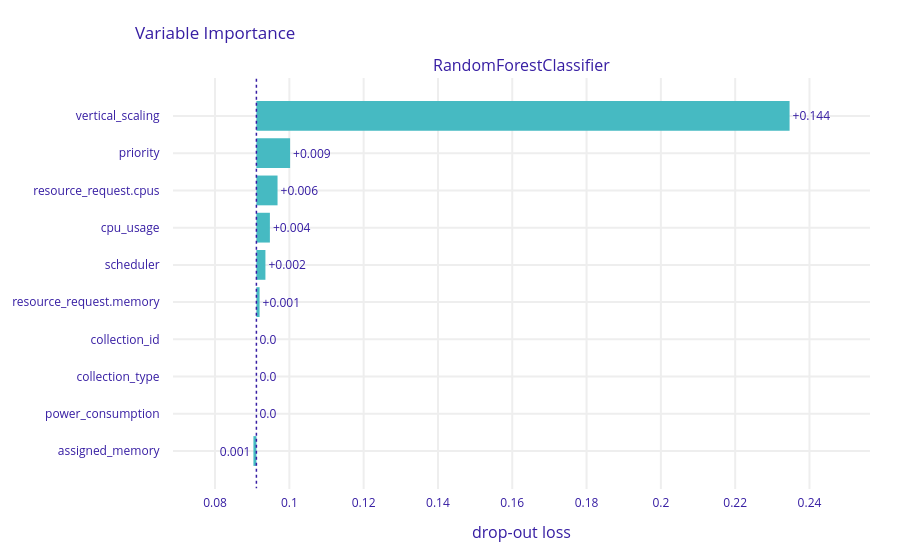

Notebook code cell kept with this figure:
### Code cell
explanation_RF_test = exp_RF_test.model_parts()
explanation_RF_test.result
explanation_RF_test.plot()

### Figure 1 — Plotly figure (JSON) as saved in the notebook; plotly's stock layout.template omitted (floating-point values rounded to 4 significant figures)
{"data": [{"base": 0.09113, "hoverinfo": "text", "hoverlabel": {"bgcolor": "rgba(0, 0, 0, 0.8)"}, "hovertext": ["Model: RandomForestClassifier loss after<br>variable: vertical_scaling is permuted: 0.235<br>Drop-out loss change: +0.144", "Model: RandomForestClassifier loss after<br>variable: priority is permuted: 0.1<br>Drop-out loss change: +0.009", "Model: RandomForestClassifier loss after<br>variable: resource_request.cpus is permuted: 0.097<br>Drop-out loss change: +0.006", "Model: RandomForestClassifier loss after<br>variable: cpu_usage is permuted: 0.095<br>Drop-out loss change: +0.004", "Model: RandomForestClassifier loss after<br>variable: scheduler is permuted: 0.094<br>Drop-out loss change: +0.002", "Model: RandomForestClassifier loss after<br>variable: resource_request.memory is permuted: 0.092<br>Drop-out loss change: +0.001", "Model: RandomForestClassifier loss after<br>variable: collection_id is permuted: 0.091<br>Drop-out loss change: -0.0", "Model: RandomForestClassifier loss after<br>variable: collection_type is permuted: 0.091<br>Drop-out loss change: -0.0", "Model: RandomForestClassifier loss after<br>variable: power_consumption is permuted: 0.091<br>Drop-out loss change: -0.0", "Model: RandomForestClassifier loss after<br>variable: assigned_memory is permuted: 0.09<br>Drop-out loss change: -0.001"], "marker": {"color": "#46bac2"}, "orientation": "h", "showlegend": false, "text": ["+0.144", "+0.009", "+0.006", "+0.004", "+0.002", "+0.001", "0.0", "0.0", "0.0", "0.001"], "textposition": "outside", "type": "bar", "x": [0.1435, 0.00907, 0.005688, 0.003631, 0.002426, 0.0008541, 0, 0, 0, -0.0008026], "xaxis": "x", "y": ["vertical_scaling", "priority", "resource_request.cpus", "cpu_usage", "scheduler", "resource_request.memory", "collection_id", "collection_type", "power_consumption", "assigned_memory"], "yaxis": "y"}], "layout": {"annotations": [{"font": {"size": 16}, "showarrow": false, "text": "RandomForestClassifier", "x": 0.5, "xanchor": "center", "xref": "paper", "y": 1, "yanchor": "bottom", "yref": "paper"}, {"font": {"size": 16}, "showarrow": false, "text": "drop-out loss", "x": 0.5, "xanchor": "center", "xref": "paper", "y": 0, "yanchor": "top", "yref": "paper", "yshift": -30}], "autosize": true, "font": {"color": "#371ea3"}, "margin": {"b": 71, "r": 30, "t": 78}, "shapes": [{"line": {"color": "#371ea3", "dash": "dot", "width": 1.5}, "type": "line", "x0": 0.09113, "x1": 0.09113, "xref": "x", "y0": -1, "y1": 10, "yref": "y"}], "title": {"text": "Variable Importance", "x": 0.15}, "xaxis": {"anchor": "y", "automargin": true, "domain": [0, 1], "fixedrange": true, "gridwidth": 2, "range": [0.06868, 0.2563], "tickcolor": "white", "ticklen": 3, "ticks": "outside", "type": "linear", "zeroline": false}, "yaxis": {"anchor": "x", "automargin": true, "autorange": true, "domain": [0, 1], "fixedrange": true, "gridwidth": 2, "range": [10.04, -1.035], "tickcolor": "white", "ticklen": 10, "ticks": "outside", "type": "category"}}}
